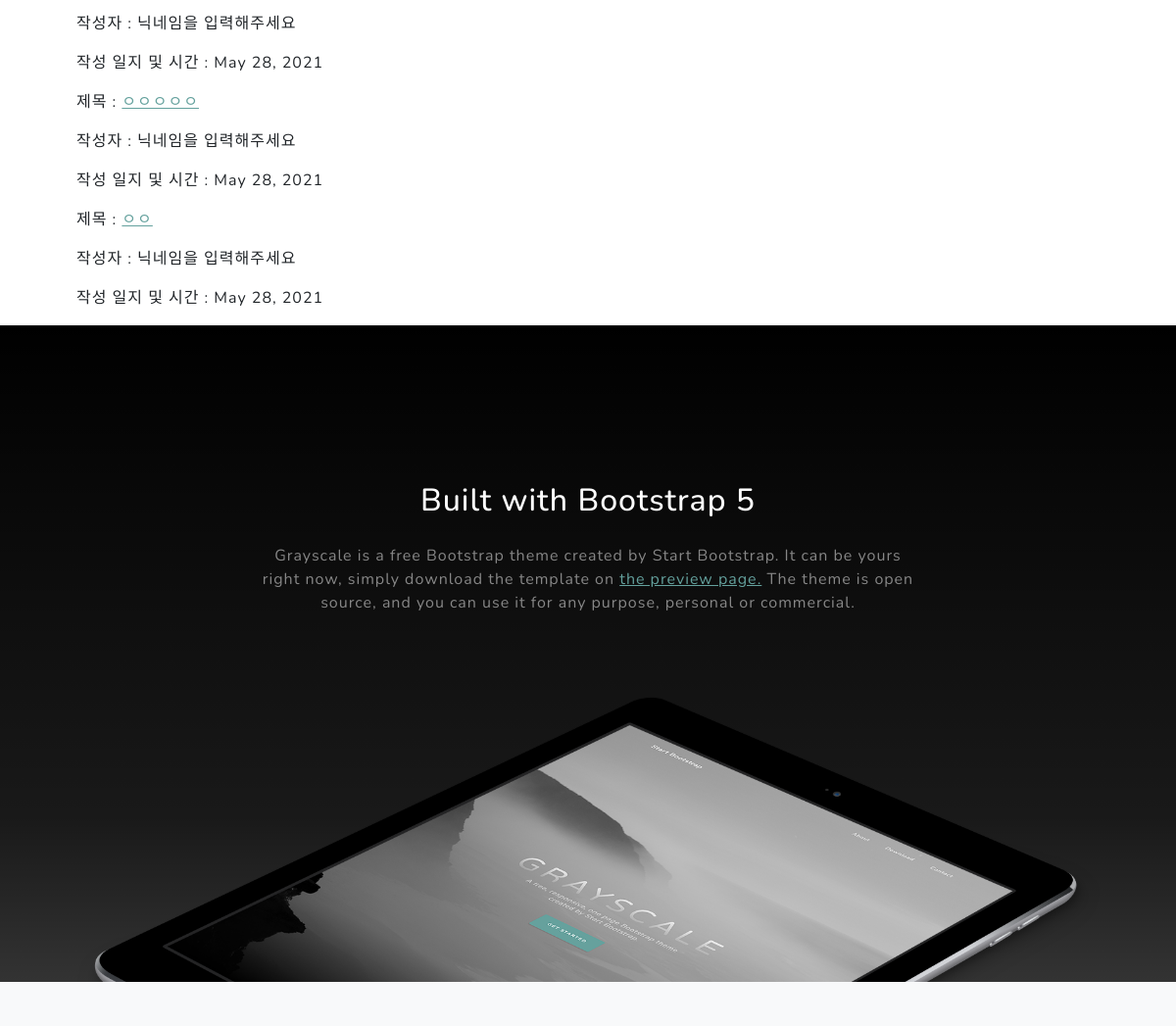
The page /read/ (middle part) on the database as committed earlier.
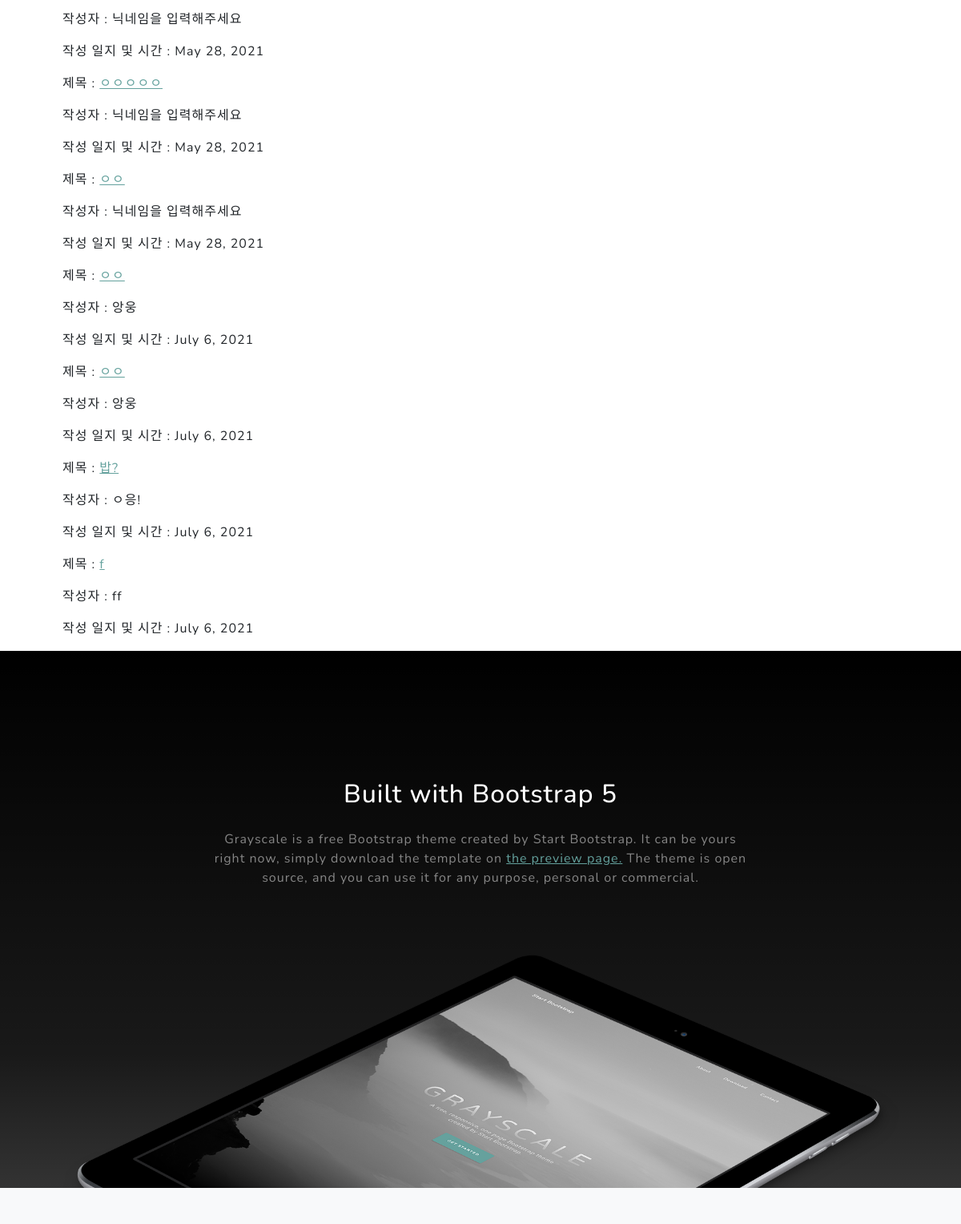
The same page on the database as committed later.
### blog/models.py (models this page shows, shortened)
class Post(models.Model):
    title = models.CharField(max_length=200)
    pub_date = models.DateField('date published')
    writer = models.CharField( max_length=15, default='닉네임을 입력해주세요')
    body = models.TextField()
    hashtags = models.ManyToManyField('Hashtag',blank=True)
    image = models.ImageField(upload_to='images/', blank = True)
    like = models.ManyToManyField(
        settings.AUTH_USER_MODEL,
        blank=True,
        related_name='likes'
    )

### blog/views.py (the view)
# urls.py: path('read/',blog.views.read, name='read'),
def read(request):
    posts = Post.objects
    hashtags = Hashtag.objects
    return render(request, 'blog/read.html',{'posts':posts, 'hashtags':hashtags})

### blog/templates/blog/read.html (shortened to what this page needs)
{% extends 'blog/base.html' %}
{% block content %}
<section class="page-section" id="services">
    <div class="container px-4 px-lg-5">
        {% for posts in posts.all %}
        <p>제목 : <a href="{% url 'detail' posts.id %}">{{ posts.title }}</a></p>
        <p>작성자 : {{ posts.writer }}</p>
        <p>작성 일지 및 시간 : {{ posts.pub_date }}</p>
        {% endfor %}
    </div>
</section>
{% endblock %}

### blog/templates/blog/base.html (shortened to what this page needs)
{% load static %}
<!DOCTYPE html>
<html lang="en">
    <head>
        <link href="{% static 'blog/css/styles.css' %}" rel="stylesheet" />
    </head>
    <body id="page-top">
        {% block content %}
        {% endblock %}
        <section class="about-section text-center" id="about">
            <div class="container px-4 px-lg-5">
                <div class="row gx-4 gx-lg-5 justify-content-center">
                    <div class="col-lg-8">
                        <h2 class="text-white mb-4">Built with Bootstrap 5</h2>
                        <p class="text-white-50">
                            Grayscale is a free Bootstrap theme created by Start Bootstrap. It can be yours right now, simply download the template on
                            <a href="https://startbootstrap.com/theme/grayscale/">the preview page.</a>
                            The theme is open source, and you can use it for any purpose, personal or commercial.
                        </p>
                    </div>
                </div>
                <img class="img-fluid" src="{% static 'blog/assets/img/ipad.png' %}" alt="..." />
            </div>
        </section>
        <section class="projects-section bg-light" id="projects">
        </section>
    </body>
</html>

Rows that differ between the two databases and show on the page:
added Post: title "ㅇㅇ", writer "앙웅", pub_date "July 6, 2021"
added Post: title "ㅇㅇ", writer "앙웅", pub_date "July 6, 2021"
added Post: title "밥?", writer "ㅇ응!", pub_date "July 6, 2021"
added Post: title "f", writer "ff", pub_date "July 6, 2021"
